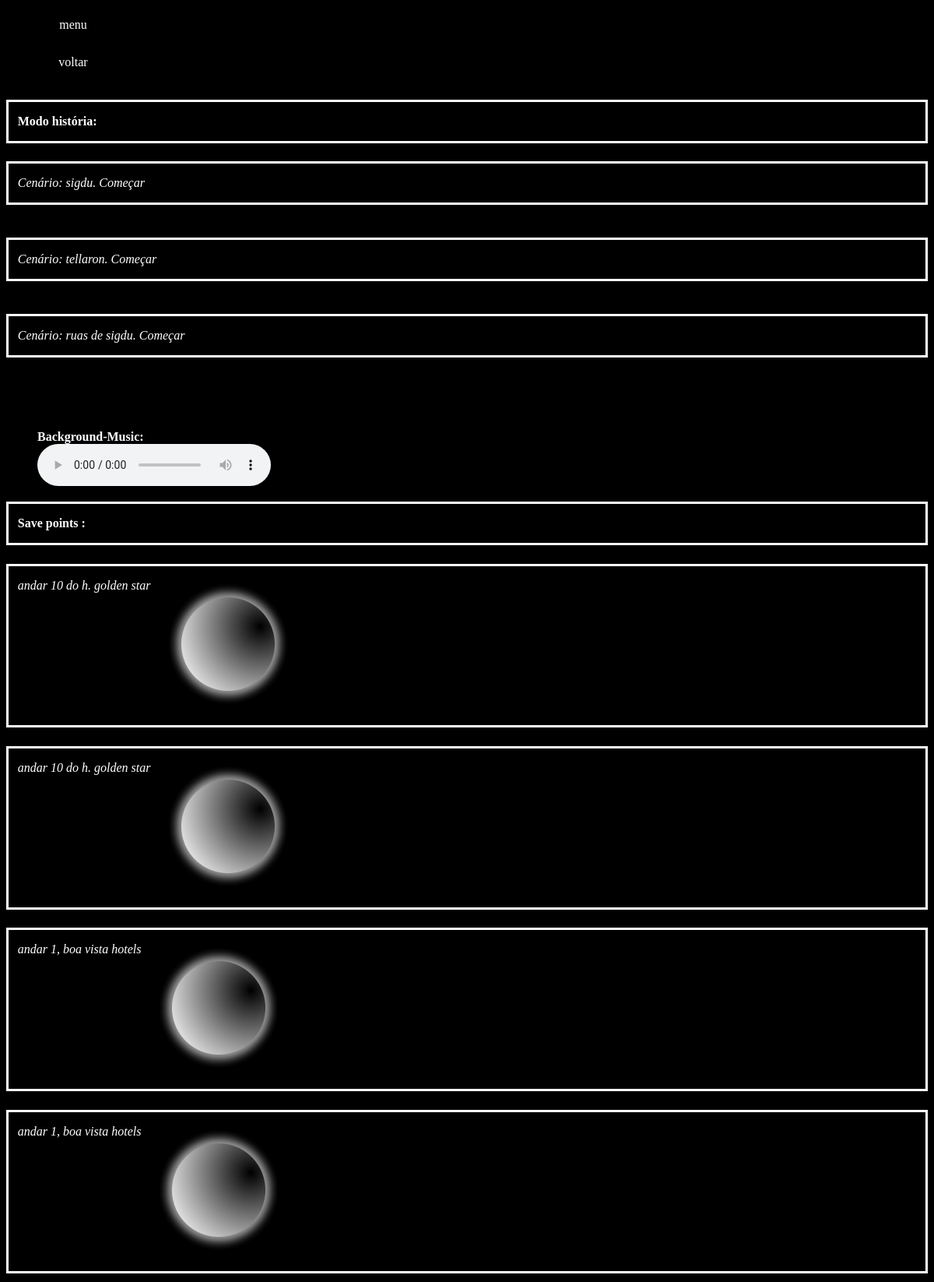
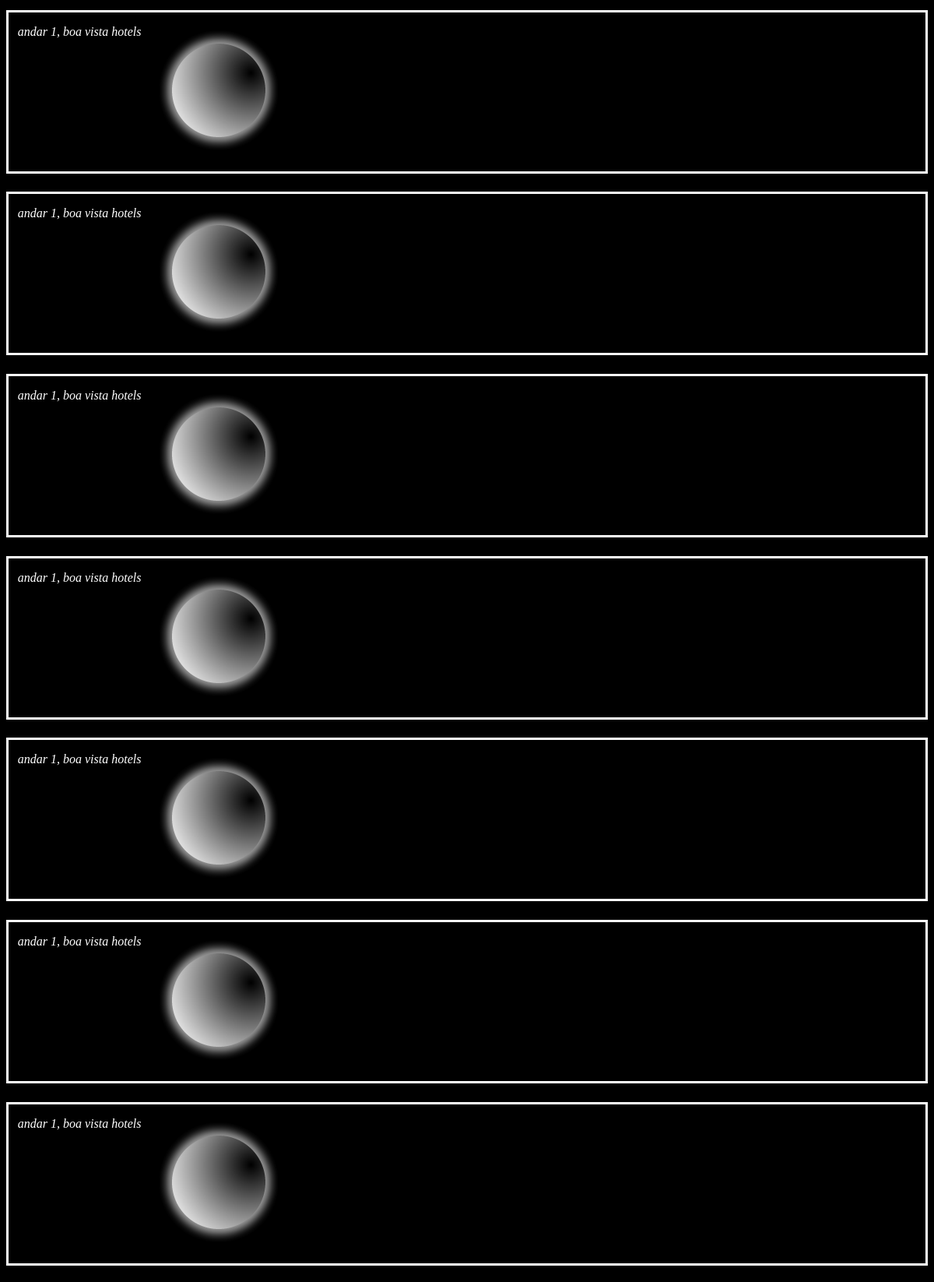
Screenshot of /menus/cen/cen_add.php (upper part) with the database file from the repository (2 pictures, top to bottom).
### tables this page shows
CREATE TABLE IF NOT EXISTS `inv_camada` (
  `id_inv_cam` bigint(20) UNSIGNED NOT NULL AUTO_INCREMENT,
  `DONO_INV` varchar(250) DEFAULT NULL,
  `user_inv` varchar(250) DEFAULT NULL,
  `head` varchar(250) DEFAULT NULL,
  `olhoDIR` varchar(250) DEFAULT NULL,
  `olhoesq` varchar(250) DEFAULT NULL,
  `ombroDIR` varchar(250) DEFAULT NULL,
  `ombroesq` varchar(250) DEFAULT NULL,
  `peitoral` varchar(250) DEFAULT NULL,
  `cintura` varchar(250) DEFAULT NULL,
  `handDIR` varchar(250) DEFAULT NULL,
  `handesq` varchar(250) DEFAULT NULL,
  `chifreDIR` varchar(250) DEFAULT NULL,
  `chifreesq` varchar(250) DEFAULT NULL,
  `cotoveloDIR` varchar(250) DEFAULT NULL,
  `cotoveloesq` varchar(250) DEFAULT NULL,
  `coxaDIR` varchar(250) DEFAULT NULL,
  `coxaesq` varchar(250) DEFAULT NULL,
  `feetDIR` varchar(250) DEFAULT NULL,
  `feetesq` varchar(250) DEFAULT NULL,
  `orelhaDIR` varchar(250) DEFAULT NULL,
  `orelhaesq` varchar(250) DEFAULT NULL,
  `asaDIR` varchar(250) DEFAULT NULL,
  `asaesq` varchar(250) DEFAULT NULL,
  `calda` varchar(250) DEFAULT NULL,
  `neck` varchar(250) DEFAULT NULL,
  `camada` varchar(250) DEFAULT NULL,
  `clan` varchar(255) NOT NULL,
  `save` varchar(255) NOT NULL,
  `custom` varchar(255) NOT NULL,
  `pact` varchar(250) NOT NULL,
  PRIMARY KEY (`id_inv_cam`),
  UNIQUE KEY `id_inv_cam` (`id_inv_cam`)
);

CREATE TABLE IF NOT EXISTS `localidads` (
  `localidad_id` int(11) NOT NULL AUTO_INCREMENT,
  `char_localidad` varchar(255) NOT NULL,
  `localidad_local` varchar(255) NOT NULL,
  `localidads_html` varchar(255) NOT NULL,
  `localidads_src` varchar(255) NOT NULL,
  PRIMARY KEY (`localidad_id`)
);

### menus/cen/cen_add.php (the view, shortened to what this page needs)
<!DOCTYPE html>
<html>
	<head>
	</head>
	<body>
		<div class="links">
			<a class= "menu" href="../static/key_24.php">menu</a>
			<br>
			<a class= "voltar" href="../static/key_24.php">voltar</a>
			<br>
		</div>
		<div class="cen_box_title" >
			<p class="text_cen_box"> <b>Modo história:</b>
 </p>
		</div>
		<div class="cen_box" >
			<a href="hotel_golden_star/tela_01_cen.php"> <p class="text_cen_box"> <i>Cenário: sigdu. Começar </i> </p></a>
		</div>
		<br/>
		<div class="cen_box" >
			<a href="hotel_boa_vista/andar1.php"> <p class="text_cen_box"> <i>Cenário: tellaron. Começar </i> </p></a>
		</div>
		<br/>
		<div class="cen_box" >
			<a href="ruas_de_sigdu\keypoint_2001.php"> <p class="text_cen_box"> <i>Cenário: ruas de sigdu. Começar </i> </p></a>
		</div>
		<br/>
		<br/>
		<br/>
		 <figure>
    <figcaption style="color:white; font-weight: bold ">Background-Music:</figcaption>
    <audio
        controls
        loop
        play
        src="../ost/theme.mp3">
    </audio>
    <br/>
</figure>
		<div class="cen_box_title" >
			<p class="text_cen_box"> <b> Save points : </b> </p>
		</div>
	<?php
		include('../../login-cadastro/db/conexao.php');
$name_1=$_SESSION["char"];
$stmt = $pdo-> prepare( "SELECT * FROM localidads  WHERE char_localidad = '$name_1'");
$stmt-> execute();
$result = $stmt-> fetchAll( PDO::FETCH_ASSOC );
foreach($result  as  $value ) {
                       echo "<a href=".$value['localidads_html']."><div class='cen_box'>";
$stmt2 = $pdo-> prepare( "SELECT * FROM inv_camada  ORDER BY id_inv_cam DESC LIMIT 1 ");
$stmt2-> execute();
$result2 = $stmt2-> fetchAll( PDO::FETCH_ASSOC );
foreach($result2  as  $value2) {
          echo "<td scope='row'><img src='".$value2['save']."'</td>";
                     }
echo " <p class='text_cen_box'> <i>".$value['localidad_local']." </i> </p>";
		echo "</div></a>";
          }
         ?>
	</body>
</html>

### menus/cen/cen_add.php (style rules this page uses)
.cen_box > p { float:left; }
.cen_box { border: 3px solid white; margin-bottom:2%; }
.text_cen_box { padding-left:1%; }
.cen_box_title { border: 3px solid white; margin-bottom:2%; }
a.confirm:link, a.confirm:visited,a.menu:link, a.menu:visited, a.voltar:link, a.voltar:visited { background-color: #000; border: 1px solid #000; color: white; display: inline-block; padding: 14px 25px; text-align: center; text-decoration: none; width:100%; }
.links { width:120px; margin-bottom:2%; }
a { text-decoration: none; color:white; }
body { background-color:black; color:white; }

### rows the page displays
localidads: localidad_local "andar 10 do h. golden star"
inv_camada: save (picture)
localidads: localidad_local "andar 10 do h. golden star"
localidads: localidad_local "andar 1, boa vista hotels"
localidads: localidad_local "andar 1, boa vista hotels"
localidads: localidad_local "andar 1, boa vista hotels"
localidads: localidad_local "andar 1, boa vista hotels"
localidads: localidad_local "andar 1, boa vista hotels"
localidads: localidad_local "andar 1, boa vista hotels"
localidads: localidad_local "andar 1, boa vista hotels"
localidads: localidad_local "andar 1, boa vista hotels"
localidads: localidad_local "andar 1, boa vista hotels"
